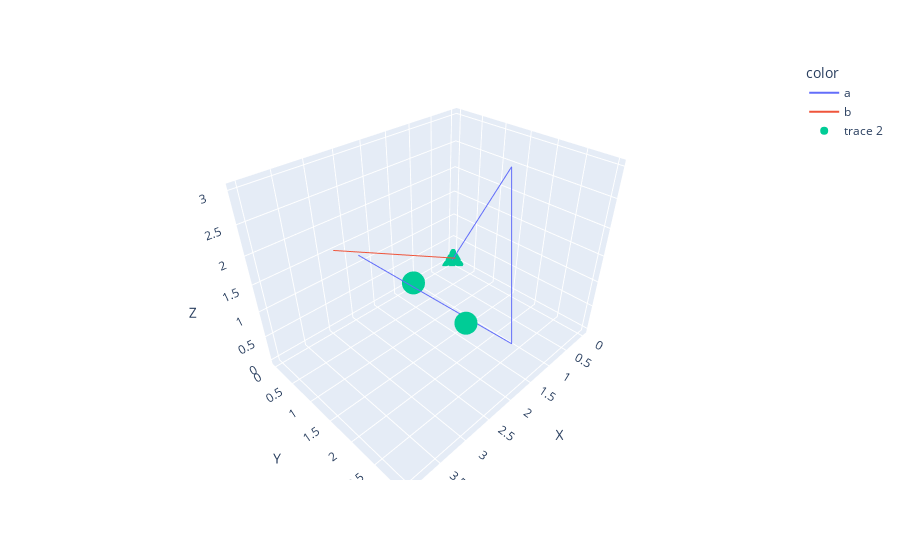

The cell this chart's notebook holds for it:
### Code cell
# Example Code for Creating Lines with Multiple Colors
df = pd.DataFrame(dict(
    X=[0,1,2,3,1,4], 
    Y=[0,2,3,1,1,2], 
    Z=[0,3,1,2,1,3],
    color=["a", "a", "a", "a", "b", "b"]
))

fig = px.line_3d(df, x='X', y='Y', z='Z', color="color")

df2 = {}
df2['X'] = [0,2,3]
df2['Y'] = [0,1,3]
df2['Z'] = [0,1,2]

fig.add_trace(go.Scatter3d(x=df2["X"], y=df2["Y"], z=df2['Z'], mode='markers'))
fig.show()

### Figure 1 — Plotly figure (JSON) as saved in the notebook; plotly's stock layout.template omitted (floating-point values rounded to 4 significant figures)
{"data": [{"hovertemplate": "color=a<br>X=%{x}<br>Y=%{y}<br>Z=%{z}<extra></extra>", "legendgroup": "a", "line": {"color": "#636efa", "dash": "solid"}, "marker": {"symbol": "circle"}, "mode": "lines", "name": "a", "scene": "scene", "showlegend": true, "type": "scatter3d", "x": [0, 1, 2, 3], "y": [0, 2, 3, 1], "z": [0, 3, 1, 2]}, {"hovertemplate": "color=b<br>X=%{x}<br>Y=%{y}<br>Z=%{z}<extra></extra>", "legendgroup": "b", "line": {"color": "#EF553B", "dash": "solid"}, "marker": {"symbol": "circle"}, "mode": "lines", "name": "b", "scene": "scene", "showlegend": true, "type": "scatter3d", "x": [1, 4], "y": [1, 2], "z": [1, 3]}, {"mode": "markers", "type": "scatter3d", "x": [0, 2, 3], "y": [0, 1, 3], "z": [0, 1, 2]}], "layout": {"legend": {"title": {"text": "color"}, "tracegroupgap": 0}, "margin": {"t": 60}, "scene": {"domain": {"x": [0, 1], "y": [0, 1]}, "xaxis": {"title": {"text": "X"}}, "yaxis": {"title": {"text": "Y"}}, "zaxis": {"title": {"text": "Z"}}}}}
